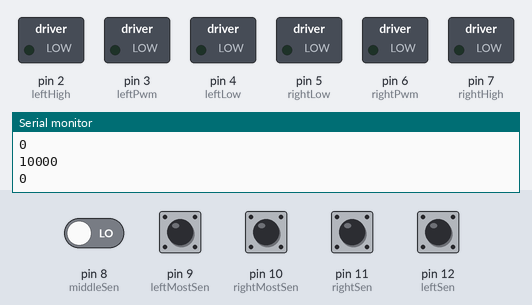
The sketch below on a simulated Arduino Uno, built with avr-gcc and run on an emulated ATmega328P. Parts: switched loads named in the sketch (green lamp = pin HIGH), the last lines printed to the serial monitor. The inputs (shaded band) are chosen by the test bench; at power-on: pin 9 (leftMostSen) HIGH, pin 8 (middleSen), pin 10 (rightMostSen), pin 11 (rightSen), pin 12 (leftSen) LOW.

Above: at 0.8 s.
0.9 s: pin 9 (leftMostSen) pulled LOW for 1 s
At 2.6 s:
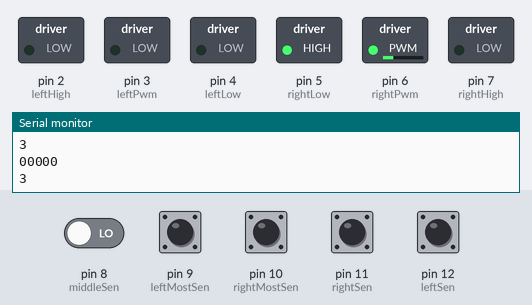
At 3.3 s:
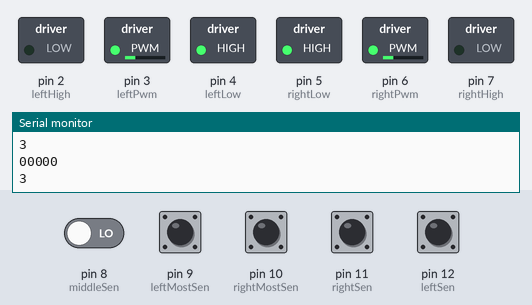
Timing chart, 0 to 5.3 s (numbered marks = the images above; inputs shaded):
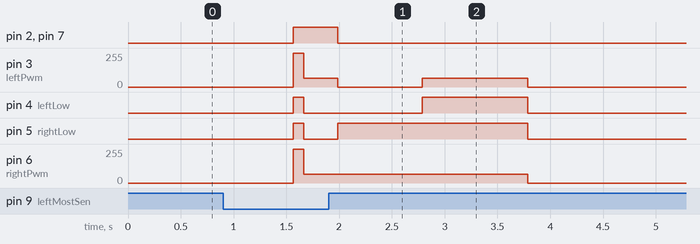

The sketch:

followLine.ino
```cpp
// IR Sensor Pins
int leftMostSen = 9;
int leftSen = 12;
int middleSen = 8;
int rightSen = 11;
int rightMostSen = 10;

// Motor Driver Pins
int rightPwm = 6;
int rightHigh = 7;
int rightLow = 5;
int leftPwm = 3;
int leftHigh = 2;
int leftLow = 4;

int lms;
int ls;
int ms;
int rs;
int rms;


bool is_line = false;
bool isDone = false;

unsigned long prevMillis = 0;
const long interval = 200;

// Speed Control
int speed = 65;

void setup() {
    // Define sensor inputs
    pinMode(leftMostSen, INPUT);
    pinMode(leftSen, INPUT);
    pinMode(middleSen, INPUT);
    pinMode(rightSen, INPUT);
    pinMode(rightMostSen, INPUT);

    // Define motor driver outputs
    pinMode(rightPwm, OUTPUT);
    pinMode(rightLow, OUTPUT);
    pinMode(rightHigh, OUTPUT);
    pinMode(leftPwm, OUTPUT);
    pinMode(leftHigh, OUTPUT);
    pinMode(leftLow, OUTPUT);

    Serial.begin(9600);
    linefollowuntil(4);
    delay(100);
    backward();
    delay(320);
    left90();
    delay(800);
    forward();
    delay(1000);
    // linefollowuntil(3);
    // delay(100);
    // backward();
    // delay(320);
    // left90();
    // delay(900);


    stop();
    delay(1000);
}

void loop() {}

// Function to move based on sensor readings


// Moves forward
void backward() {
    analogWrite(rightPwm, speed);
    digitalWrite(rightHigh, HIGH);
    digitalWrite(rightLow, LOW);

    analogWrite(leftPwm, speed);
    digitalWrite(leftHigh, HIGH);
    digitalWrite(leftLow, LOW);
}

void forward() {
    analogWrite(rightPwm, speed);
    digitalWrite(rightHigh, LOW);
    digitalWrite(rightLow, HIGH);

    analogWrite(leftPwm, speed);
    digitalWrite(leftHigh, LOW);
    digitalWrite(leftLow, HIGH);
}

// Stops the robot
void stop() {
    analogWrite(rightPwm, 0);
    digitalWrite(rightHigh, LOW);
    digitalWrite(rightLow, LOW);

    analogWrite(leftPwm, 0);
    digitalWrite(leftHigh, LOW);
    digitalWrite(leftLow, LOW);
}

void halt()
{
    analogWrite(rightPwm, 255);
    digitalWrite(rightHigh, HIGH);
    digitalWrite(rightLow, HIGH);

    analogWrite(leftPwm, 255);
    digitalWrite(leftHigh, HIGH);
    digitalWrite(leftLow, HIGH);
}

// Small left turn
void left90() {
    analogWrite(rightPwm, speed);
    digitalWrite(rightHigh, LOW);
    digitalWrite(rightLow, HIGH);

    analogWrite(leftPwm, 0);
    digitalWrite(leftHigh, LOW);
    digitalWrite(leftLow, LOW);
}

// Small right turn
void right90() {
    analogWrite(rightPwm, 0);
    digitalWrite(rightHigh, LOW);
    digitalWrite(rightLow, LOW);

    analogWrite(leftPwm, speed);
    digitalWrite(leftHigh, LOW);
    digitalWrite(leftLow,HIGH);
}


void left() {
    analogWrite(rightPwm, speed);
    digitalWrite(rightHigh, LOW);
    digitalWrite(rightLow, HIGH);

    analogWrite(leftPwm, 35);
    digitalWrite(leftHigh, LOW);
    digitalWrite(leftLow, HIGH);
}

// Small right turn
void right() {
    analogWrite(rightPwm, 35);
    digitalWrite(rightHigh, LOW);
    digitalWrite(rightLow, HIGH);

    analogWrite(leftPwm, speed);
    digitalWrite(leftHigh, LOW);
    digitalWrite(leftLow,HIGH);
}

void linefollow() {
    int lms = digitalRead(leftMostSen);  // Leftmost Sensor
    int ls = digitalRead(leftSen);       // Left Sensor
    int ms = digitalRead(middleSen);     // Middle Sensor
    int rs = digitalRead(rightSen);      // Right Sensor
    int rms = digitalRead(rightMostSen); // Rightmost Sensor

     Serial.print(lms);
     Serial.print(ls);
     Serial.print(ms);
     Serial.print(rs);
     Serial.println(rms);

    if (ls == 1 && ms == 0 && rs == 1) {
        forward();
      } else if (ls == 0 && ms == 0 && rs == 1) {
        left();
      } else if (ls == 0 && ms == 1 && rs == 1) {
        left();
      } else if (ls == 1 && ms == 0 && rs == 0) {
        right();
      } else if (ls == 1 && ms == 1 && rs == 0) {
        right();
      }

  // // 00111
  else if(!lms && !ls && ms && rs && rms)
  {
    left();
  }
  // 01111
  else if(!lms && ls && ms && rs && rms)
  {
    left();
  }
  // 10111
  else if(lms && !ls && ms && rs && rms)
  {
    left();
  }
  // 11100
  else if(lms && ls && ms && !rs && !rms)
  {
    right();
  }
  // 11110
  else if(lms && ls && ms && rs && !rms)
  {
    right();
  }
  // 11101
  else if(lms && ls && ms && !rs && rms)
  {
    right();
  }
}

void linefollowuntil(int count) {
  int strips_count = 0;
  while (true) {
   int lms = digitalRead(leftMostSen);  // Leftmost Sensor
    int ls = digitalRead(leftSen);       // Left Sensor
    int ms = digitalRead(middleSen);     // Middle Sensor
    int rs = digitalRead(rightSen);      // Right Sensor
    int rms = digitalRead(rightMostSen);

    if (!lms && !ls && !ms && !rs && !rms && !is_line) {
      strips_count++;
      is_line = true;
      prevMillis = millis();
    } else if (millis() - prevMillis > interval && is_line) {
      is_line = false;
    }

    if (strips_count < count) {
      linefollow();
      Serial.println(strips_count);
    } else {
      halt();
      return;
    }
  }
}
```

Measured:
- after the input at 0.9 s, pin 2 (leftHigh): LOW → HIGH after 0.67 s, → LOW 0.42 s later; pin 3 (leftPwm): 0/255 → 255/255 after 0.67 s, → 65/255 0.10 s later, → 0/255 0.32 s later, → 65/255 0.80 s later, … (5 changes in this stretch)
